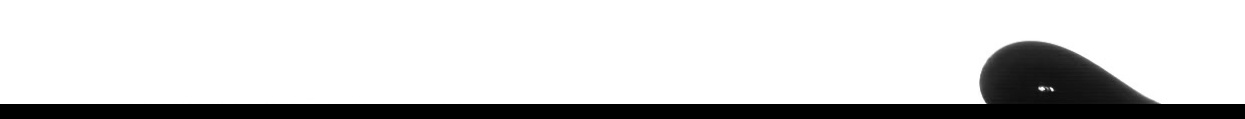
#> input picture Projects/Viscosity/BottomRowUnifier/Images/000002.jpg, 1245 x 119 px
$ python -i PossitionalImageGenerator.py   (imports and definitions only)
#> lines starting #> are read from the running program, lines starting #| are printed output that depends on the picture
import  cv2
import  numpy               as  np
import  matplotlib.pyplot   as  plt
from    PIL                 import Image
import  os
import  pandas              as  pd
import  shutil
import  glob
from    multiprocessing     import Pool, cpu_count
from    tqdm                import tqdm
def sinusoidal_positional_encoding(max_position, d_model):
    """
    Task:
        This is a part of viscosity estimation project.
    Sub-Task:
        Implement positional encoding for the Markov chain model.

    Description:
        Probably I am going to use CNN and Transformer for this project. I will treat each frame of the video as
        a Markov state and the video as a Markov chain.
        But I need to provide position of the object and its velocity as input features to the model.
        I want to use positional encoding to encode the position and velocity of the object in the video.

        Before I have used padding to keep the scale of objects in frames.
        I was thinking about by adding polar/arc like positional encoding maybe I could keep the scale of objects in frames.
        But I am not sure if it is a good idea.
        I will try to implement it and see how it works. Worst case I will use padding again.

    Why positional encoding?
        In the context of transformers, every word in a sentence is mapped to a vector through embeddings. The transformer then uses these vectors to generate keys and queries for its self-attention mechanism.
        The effectiveness of this process hinges on how well the positional encoding adapts to shifts in position., which do not inherently understand the order of input data.
        In a Markov chain model, especially when dealing with time series or sequential data, positional encoding helps the model to:
        - Understand the temporal relationships between states.
        - Capture the dynamics of the system over time.
        - Maintain the order of states in the Markov chain, which is essential for accurate predictions
        - Facilitate the model's ability to generalize from seen to unseen positions in the sequence

    Steps:
        1. Deciding on the positional encoding scheme.
            one of the most important concepts of a transformer model — positional encoding.
            The authors of “Attention is all you need” chose a combination of sinusoidal curves for the positional encoding vectors.

            Encoding must be able to identified the position of a data in a timeseries uniquely.
            It should be able to expand to arbitrary number of data in a time series.
            It should be compact and efficient. [Not one-hot encoding]
            Binary encoding is not good because it is not smooth and does not generalize well.
                Meaningful encoding:
                    we want small changes in position to correspond to small changes in representation.
                    The binary method, however, leads to large jumps in encoding for adjacent positions, which can confuse the model as it tries to interpret these as meaningful patterns.

                Continuity:
                    Continuity in positional encoding helps the model to generalize better to positions it hasn’t seen. A continuous encoding scheme means that positions that are numerically close will receive similar representations, and this would aid the model in understanding patterns that span across multiple positions. Lack of smooth transitions also means that the model’s ability to interpolate and extract useful positional information is limited

            Encoding scheme should not blow up the size of the input data. So a periodic function is a good choice.
            To extend the encoding to arbitrary number of data in a time series, we can add a perpendicular sine wave with different frequency component to the encoding.
            The first sine wave provides a base positional signal, and by adding a second sine wave at a different frequency, we allow the encoding to oscillate differently as we move along the sequence.

            This additional dimension effectively creates a more complex positional landscape.
            Each position is now represented by a point in this two-dimensional space, where each dimension corresponds to a sine wave of a different frequency.

            * My initial thought was to use the row as the position but I think its better to include time or a dimensionless number of time as the position.

            For a small positional shift δx, the change in positional encoding P should be a linear function.
            Such a transformation ensures that the relationship captured between different parts of the sentence remains consistent, even as inputs vary slightly.
            This consistency is vital for the transformer to maintain syntactic relationships within a sentence across different positions.


            x: Length/ Embedding dimension
            y: Speed / Position
            Finding maximum and minimum values of the frame lengths and speeds.

        2. Implement positional encoding for the Markov chain model.
        3. Test the positional encoding with a simple model.


    Analogies to LNP:
        A sentence:                 A frame of video
        A Token embedding vector:   A row of pixels in a frame

    References:
        https://medium.com/@gunjassingh/positional-encoding-in-transformers-a-visual-and-intuitive-guide-0761e655cea7
        https://medium.com/data-science/master-positional-encoding-part-i-63c05d90a0c3
    """

    position = np.arange(max_position)[:, np.newaxis]
    # The original formula pos / 10000^(2i/d_model) is equivalent to pos * (1 / 10000^(2i/d_model)).
    # I use the below version for numerical stability
    div_term = np.exp(np.arange(0, d_model, 2) * - (np.log(100000.0) / d_model))

    pe = np.zeros((max_position, d_model))
    pe[:, 0::2] = np.sin(position * div_term)
    pe[:, 1::2] = np.cos(position * div_term)

    return pe

# [53 lines left out: functions cropped_position_encoding, main_Visualizer, not called in this run]

def PE_Generator(numberOfImages:int,
                 save_address:os.PathLike,
                  PE_height:int = 530,
                  velocity_encoding:bool = False,
                  positional_encoding:bool = True,
                  default_image_size:tuple = (1245, 130))-> cv2.Mat:
    """
    TODO:
        Check position encoding yields a better results or velocity encoding.
        Position encoding is to fix the width of the PE to 1246 and Velocity encoding it to calculate the length of the images and then resize width to 1245.


    Generate positional encodings for a set of images.
    args:
        numberOfImages (int): Number of images to generate positional encodings for. Basically the width of the image.
        save_address (os.PathLike): Path to save the positional encoding image.
        PE_height (int): Height of the positional encoding image. I used 530 to move embedding a little up to avoid losing it after placing the drop. Later PE resized to (130, 1248) to match the image size.
        velocity_encoding (bool): If True, use velocity encoding. Default is False.
        positional_encoding (bool): If True, use positional encoding. Default is True.
        default_image_size (tuple): Default size of the image to resize the positional encoding to. Default is (1245, 130).
    returns:
        pe_norm (cv2.Mat): Normalized positional encoding image.
    raises:
        ValueError: If the number of images is less than 1.
        ValueError: If both velocity_encoding and positional_encoding are True.
    """
    if velocity_encoding!= positional_encoding:
        pass
    elif velocity_encoding==positional_encoding:
        raise ValueError("Either velocity_encoding or positional_encoding must be True, not both.")

    if velocity_encoding:
        if numberOfImages < 1:
            raise ValueError("Number of images must be at least 1.")
        pe = sinusoidal_positional_encoding(numberOfImages, PE_height).T
        pe      = cv2.resize(pe, default_image_size, interpolation=cv2.INTER_LINEAR)
    elif positional_encoding:
        pe = sinusoidal_positional_encoding(default_image_size[0], PE_height).T
        pe      = cv2.resize(pe, default_image_size, interpolation=cv2.INTER_LINEAR)


    pe_norm = cv2.normalize(pe, None, 0, 255, cv2.NORM_MINMAX).astype(np.uint8)
    # cv2.imwrite(os.path.join(save_address, 'pe', 'PositionalFullGray.png'), pe_norm)
    return pe_norm

# [128 lines left out: functions make_PE_image, make_PE_image_Folder, not called in this run]

# [5 lines not run here, left out]

>>> import cv2
>>> picture = cv2.imread('../../../../Projects/Viscosity/BottomRowUnifier/Images/000002.jpg')
#> picture is the input picture: shape (119, 1245, 3); min 0, max 255, mean 211.7
>>> result = PE_Generator(picture, 'out.png')
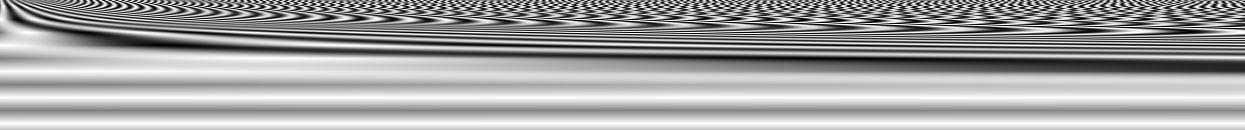
#> result: shape (130, 1245); min 0, max 255, mean 162.2
